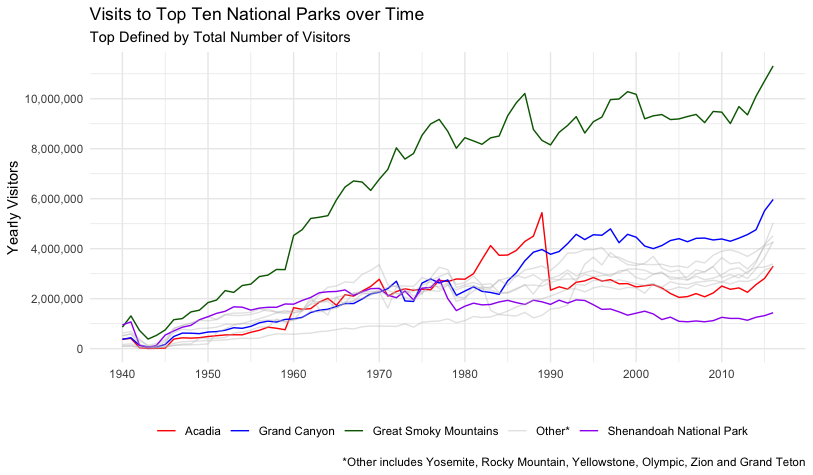

The R source for this figure:
# load packages
library(tidyverse)

# read in data
park_visits <- readr::read_csv("https://raw.githubusercontent.com/rfordatascience/tidytuesday/master/data/2019/2019-09-17/national_parks.csv")
state_pop <- readr::read_csv("https://raw.githubusercontent.com/rfordatascience/tidytuesday/master/data/2019/2019-09-17/state_pop.csv")
gas_price <- readr::read_csv("https://raw.githubusercontent.com/rfordatascience/tidytuesday/master/data/2019/2019-09-17/gas_price.csv")

# Looking at the top 10 National Parks (by total visits) over time
# First, figure out the top 10 National Parks
top <- park_visits %>%
  filter(year == "Total" & unit_type == "National Park") %>%
  arrange(desc(visitors)) %>%
  select(unit_name, visitors)
#print(top)

# Create a list for filtering
parks <- c("Great Smoky Mountains National Park","Grand Canyon National Park","Yosemite National Park",
           "Rocky Mountain National Park","Yellowstone National Park","Acadia National Park",
           "Olympic National Park","Grand Teton National Park","Shenandoah National Park","Zion National Park")

# Filter final dataset to only top 10 parks, and create indicator variable for parks of interest to highlight
# Remove years prior to 1940 as all park attendance too low for comparison
park_visits_filter <- park_visits %>%
  filter(unit_name %in% parks & year != "Total" & year >= 1940) %>%
  mutate(year = as.numeric(year),
         park_name = ifelse(unit_name == "Acadia National Park", "Acadia",
                     ifelse(unit_name == "Grand Canyon National Park", "Grand Canyon", 
                     ifelse(unit_name == "Great Smoky Mountains National Park", "Great Smoky Mountains",
                     ifelse(unit_name == "Shenandoah National Park", "Shenandoah National Park", "Other*")))))

# Plot yearly visitors for each park
parks_plot <- ggplot(data = park_visits_filter) + 
  geom_line(aes(x = year, y = visitors, group = unit_name, color = park_name, alpha = park_name)) +
  scale_x_continuous(breaks = seq(1940, 2020, 10)) + 
  scale_y_continuous(labels = scales::comma, breaks = seq(0, 12000000, 2000000)) + 
  labs(title = "Visits to Top Ten National Parks over Time",
       y = "Yearly Visitors",
       x = "",
       caption = "*Other includes Yosemite, Rocky Mountain, Yellowstone, Olympic, Zion and Grand Teton",
       subtitle = "Top Defined by Total Number of Visitors") + 
  theme_minimal() + 
  scale_color_manual(values = c("Red", "Blue", "Dark Green", "Grey", "Purple")) + 
  scale_alpha_manual(values = c(1,1,1,.4,1)) + 
  theme(legend.title = element_blank(),
        legend.position = "bottom") 


# Stories flushed out by graph, and indicated by different colors
# 1. All Parks saw a large decrease/no attendance during the time of WW2
# 2. Great Smoky Mountains National Park has been the most popular since 1940, by a considerable amount.
# 3. In the late 1970's attendance at Shenandoah dropped off, and has continued declining since.
# 4. Attendance at Acadia peaked in 1989 -- and then dropped dramatically, and has stayed low since. What happened?
# 5. Grand Canyon National Park didn't emerge as the 2nd busiest until around 1990, and has stayed in 2nd place since.
# 6. All Top 10 National Parks have seen an continued increase in visitors since 2010.
